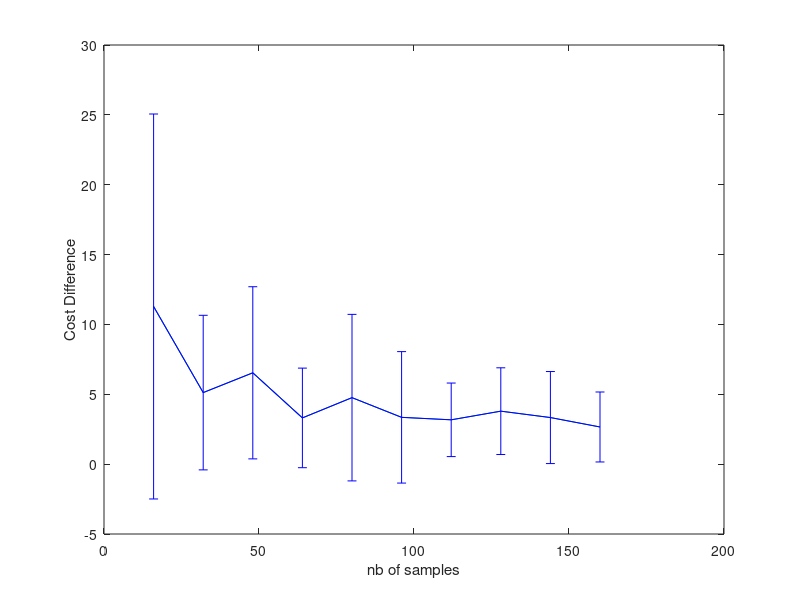

Write MATLAB code to recreate this figure. (Note: this script raises an error after producing the figure.)
% result = load('data/result.txt');
% plot(result(:,3))
% axis([2 30 0 10])

figure 

% samples = 1:nb_sampling_phase;
% for i=0:nb_sampling_phase-1, 
%     samples(i+1) = floor( min_samples + i*(max_samples-min_samples)/(nb_sampling_phase-1) );
% end

matlab_dir = '/home/jmainpri/Dropbox/move3d/move3d-launch/matlab/';

cd( matlab_dir );

samples = 16*[1:10];

% A = load('results_current/test_1_00_around_demo.mat'); % blue % 1.0
A = load('results_square_random_1_0.mat');
r0 = A.results;

% A = load('results_current/test_0_05_around_demo.mat'); % green % 0.05
%A = load('results_square_random_0_05.mat');
% r1 = A.results;

% A = load('results_current/test_0_03_around_demo.mat'); % black
% A = load('results_current/test3.mat'); % 0.03
%A = load('results_square_random_0_03.mat');
% r2 = A.results;

% A = load('results_current/test_0_01_around_demo.mat'); % red
% A = load('results_current/test3.mat'); % 0.03
%A = load('results_square_random_0_03.mat');
% r3 = A.results;

% -------------------------------------------------------

% A = load('results_current/weights_1_00_around_demo.mat'); % 1.0
% w0 = A.recovered_weights;
% % plot_weights( samples, A.recovered_weights )
%  
% A = load('results_current/weights_0_05_around_demo.mat'); % 0.05
% w1 = A.recovered_weights;
% % plot_weights( samples, A.recovered_weights )
% 
% A = load('results_current/weights_0_03_around_demo.mat');
% w2 = A.recovered_weights;
% % plot_weights( samples, A.recovered_weights )
% % figure
% A = load('results_current/weights_0_01_around_demo.mat');
% w3 = A.recovered_weights;

% -------------------------------------------------------
use_subplot = false;
plot_cost_comparison = true;
if( plot_cost_comparison ),

    max_y = 20;

    if use_subplot,
        subplot(2,2,1);
    end
    r = r0;
    plot( samples, mean(r(:,:,3)))
    hold on
    errorbar( samples, mean(r(:,:,3)),std(r(:,:,3)),'b')
    xlabel('nb of samples');
    ylabel('Cost Difference');
    if use_subplot,
        title('Random sigma = 1.00')
        % V = axis;
        axis([0 180 -5 max_y]);
    end

    if use_subplot,
        subplot(2,2,2);
    end
    r = r1;
    plot( samples, mean(r(:,:,3)))
    hold on
    errorbar( samples, mean(r(:,:,3)),std(r(:,:,3)),'g')
    xlabel('nb of samples');
    ylabel('Cost Difference');
    if use_subplot,
        title('Random sigma = 0.05')
        axis([0 180 -5 max_y]);
    end

    if use_subplot,
        subplot(2,2,3);
    end
    r = r2;
    plot( samples, mean(r(:,:,3)),'k')
    hold on
    errorbar(samples, mean(r(:,:,3)),std(r(:,:,3)),'k')
    xlabel('nb of samples');
    ylabel('Cost Difference');
    if use_subplot,
        title('Random sigma = 0.01')
        axis([0 180 -5 max_y]);
    end

    if use_subplot,
        subplot(2,2,4);
    end
    r = r3;

    if( size( r(:,:,3) ) ~= 1 )
        plot( samples, mean(r(:,:,3)),'r')
        hold on
        errorbar(samples, mean(r(:,:,3)),std(r(:,:,3)),'r')
    end
    xlabel('nb of samples');
    ylabel('Cost Difference');
    if use_subplot,
        title('Per feature')
        axis([0 180 -5 max_y]);
    end

    if ~use_subplot,
        title('Cost Difference Of Optimal Path to Demonstration')
    end
end

% -------------------------------------------------------

% plot_weights( samples, w0 )
% plot_weights( samples, w1 )
% plot_weights( samples, w2 )
% plot_weights( samples, w3 )

figure

max_y = 3;

if use_subplot,
    subplot(2,2,1);
end
w = r0(:,:,4);
plot( samples, mean(w) )
hold on
errorbar( samples, mean(w),std(w))
xlabel('nb of samples');
ylabel('Weight Distance');
if use_subplot,
    title('Random sigma = 1.00')
    % V = axis;
    axis([0 180 0 max_y]);
end

if use_subplot,
    subplot(2,2,2);
end
w = r1(:,:,4);
plot( samples, mean(w) )
hold on
errorbar( samples, mean(w),std(w),'g')
xlabel('nb of samples');
ylabel('Weight Distance');
if use_subplot,
    title('Random sigma = 0.05')
    axis([0 180 0 max_y]);
end

if use_subplot,
    subplot(2,2,3);
end
w = r2(:,:,4);
plot( samples, mean(w),'k')
hold on
errorbar(samples, mean(w),std(w),'k')
xlabel('nb of samples');
ylabel('Weight Distance');
if use_subplot,
    title('Random sigma = 0.03')
    axis([0 180 0 max_y]);
end
    
if use_subplot,
    subplot(2,2,4);
end
w = r3(:,:,4);
plot( samples, mean(w),'r')
hold on
% if( size( r(:,:,4) ) ~= 1 )
    errorbar(samples, mean(w),std(w),'r')
% end
xlabel('nb of samples');
ylabel('Weight Distance');
if use_subplot,
    title('Per feature')
    axis([0 180 0 max_y]);
end

if ~use_subplot,
    title('Recovered Weights Difference To True Weights')
end

% TEST RECOVERED WEIGHTS
% w_o = [ 1.0, 1.0, 1.0, 1.0, ...
%         1.0, 0.5, 0.08, 1.0, ...
%         1.0, 0.3, 0.5, 1.0, ...
%         1.0, 1.0, 1.0, 1.0, ...
%         ];
%     
% % mean( r0(:,:,4) )
% 
% 
% w_tmp = zeros( size(r3(:,:,4)) );
% 
% for i=1:size(w_tmp,1),
%     for j=1:size(w_tmp,2),
%         w_tmp(i,j) = norm( squeeze(w3(i,j,:)) - w_o' );
%     end
% end
% 
% r3(:,:,4) - w_tmp


% -------------------------------------------------------
% figure
% plot(samples,mean(results1(:,:,4)))
% hold on
% errorbar(samples,mean(results1(:,:,4)),std(results1(:,:,4)))
% 
% plot(samples,mean(results2(:,:,4)))
% hold on
% errorbar(samples,mean(results2(:,:,4)),std(results2(:,:,4)),'r')

% A = load('results_stomp_2.mat')
% results = A.results
% plot( samples, mean(results(:,:,3)))
% hold on
% errorbar(samples, mean(results(:,:,3)),std(results(:,:,3)),'g')

% V = axis
% axis([samples(1) samples(end) V(3) V(4)])